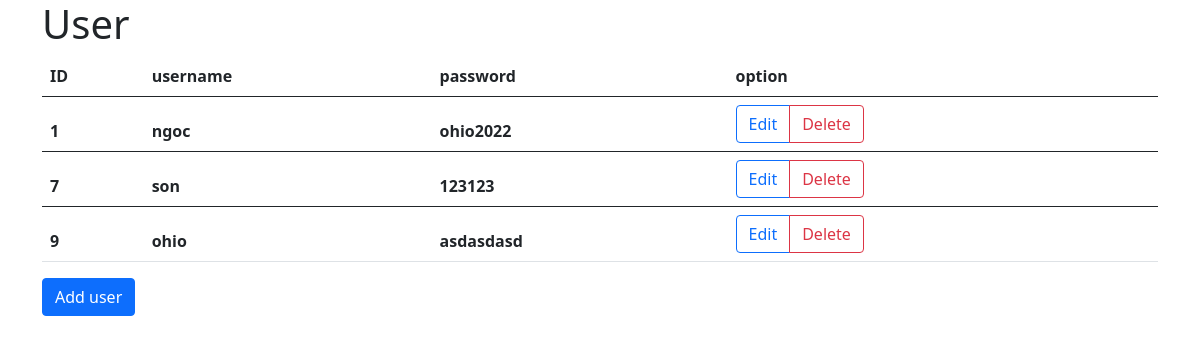
The app's page /users/getuser/, older data.
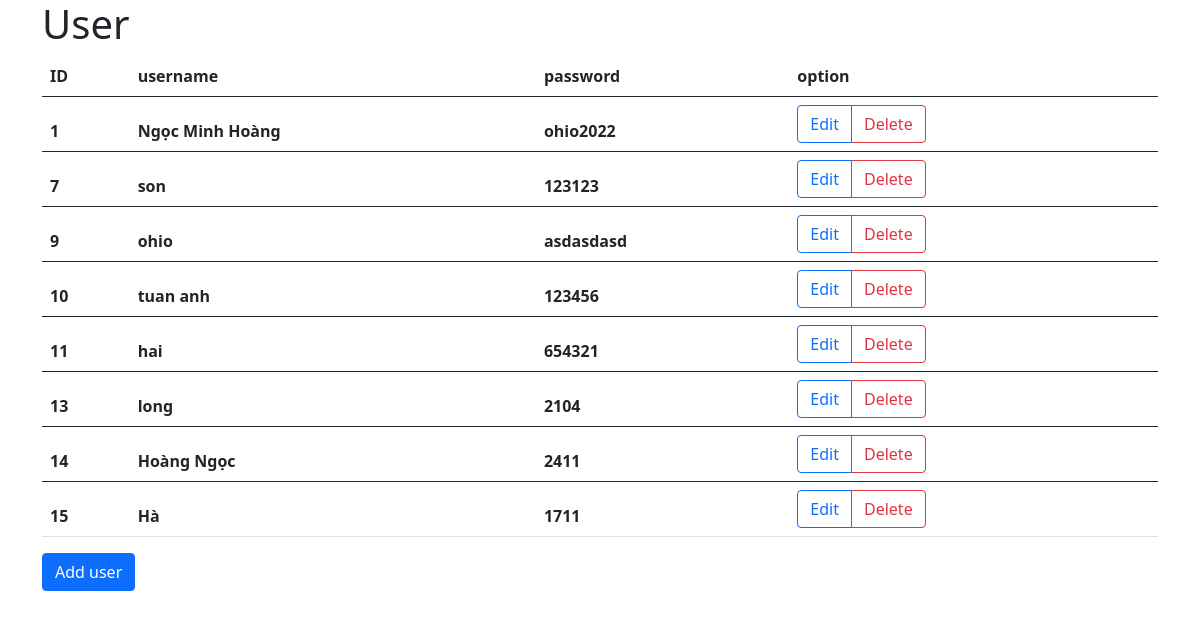
The same page, newer data.
### users/models.py (models this page shows)
class users(models.Model):
    username = models.CharField(max_length=255)
    password = models.CharField(max_length=255)

### users/views.py (the view)
# urls.py: path('getuser/', views.get_user, name='get_user'),
def get_user(request):
    temp = loader.get_template('profile.html')
    list_users = users.objects.all().values()
    contex =  {'users':list_users,}
    return  HttpResponse(temp.render(contex, request))

### users/templates/profile.html (shortened to what this page needs)
<!DOCTYPE html>
<html lang="en">
<head>
    <link href="https://cdn.jsdelivr.net/npm/bootstrap@5.0.2/dist/css/bootstrap.min.css" rel="stylesheet"
>
</head>
<body>
    <div class="container">
        <h1>User</h1>
        <table class="table">
            <thead>
                <tr>
                  <th scope="col">ID</th>
                  <th scope="col">username</th>
                  <th scope="col">password</th>
                  <th scope="col">option</th>
                </tr>
              </thead>
            {% for x in users %}
            <thead>
                <tr>
                  <th scope="col">{{ x.id }}</th>
                  <th scope="col">{{ x.username }}</th>
                  <th scope="col">{{ x.password }}</th>
                  <th scope="col">
                    <div class="btn-group" role="group" aria-label="Basic outlined example" >
                      <a class="btn btn-outline-primary" href="edit_record/{{x.id}}" role="button">Edit</a>
                      <a class="btn btn-outline-danger" href="del_record/{{x.id}}" role="button">Delete</a>
                    </div>
                  </th>
                </tr>
              </thead>
            {% endfor %}
        </table>
        <p>
            <a class="btn btn-primary" href="/users/adduser" role="button">Add user</a>
        </p>
    </div>
</body>
</html>

Row changes from the older to the newer data that the page shows:
changed users "ohio2022": username "ngoc" → "Ngọc Minh Hoàng"
added users: id "10", username "tuan anh", password "123456"
added users: id "11", username "hai", password "654321"
added users: id "13", username "long", password "2104"
added users: id "14", username "Hoàng Ngọc", password "2411"
added users: id "15", username "Hà", password "1711"
